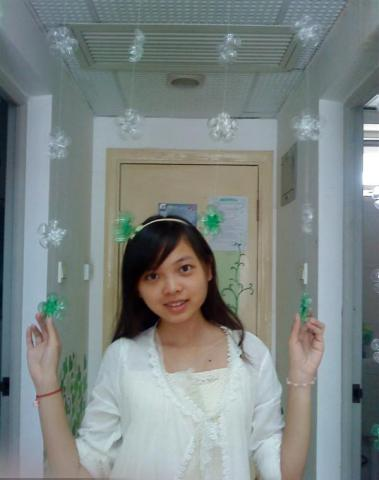
//> input picture feeds/dreambox_packages/OpenCV-sample/src/catty.jpg, 379 x 480 px
$ ./facedetect catty.jpg   (built with g++ and OpenCV 4)
//> lines starting //> are read from the running program, lines starting //| are printed output that depends on the picture; after the words box and inside, x2 and y2 are one past the last pixel; in counts of white or black regions, pixels touching at a corner belong together
#include <opencv2/objdetect/objdetect.hpp>
#include <opencv2/highgui/highgui.hpp>
#include <opencv2/imgproc/imgproc.hpp>

#include <iostream>
#include <stdio.h>

using namespace std;
using namespace cv;

void help()
{
    cout << "\nThis program demonstrates the haar cascade recognizer\n"
    		"this classifier can recognize many ~rigid objects, it's most known use is for faces.\n"
    	"Usage:\n"
    	"./facedetect [--cascade=<cascade_path> this is the primary trained classifier such as frontal face]\n"
        "   [--nested-cascade[=nested_cascade_path this an optional secondary classifier such as eyes]]\n"
        "   [--scale=<image scale greater or equal to 1, try 1.3 for example>\n"
        "   [filename|camera_index]\n\n"
    		"see facedetect.cmd for one call:\n"
    		"./facedetect --cascade=\"../../data/haarcascades/haarcascade_frontalface_alt.xml\" --nested-cascade=\"../../data/haarcascades/haarcascade_eye.xml\" --scale=1.3 \n"
    	"Hit any key to quit.\n"
    		"Using OpenCV version %s\n" << CV_VERSION << "\n"
    		<< endl;
}

void detectAndDraw( Mat& img,
                   CascadeClassifier& cascade, CascadeClassifier& nestedCascade,
                   double scale);

String cascadeName =
"./haarcascade_frontalface_alt.xml";
String nestedCascadeName =
"./haarcascade_eye_tree_eyeglasses.xml";

int main( int argc, const char** argv )
{
    CvCapture* capture = 0;
    Mat frame, frameCopy, image;
    const String scaleOpt = "--scale=";
    size_t scaleOptLen = scaleOpt.length();
    const String cascadeOpt = "--cascade=";
    size_t cascadeOptLen = cascadeOpt.length();
    const String nestedCascadeOpt = "--nested-cascade";
    size_t nestedCascadeOptLen = nestedCascadeOpt.length();
    String inputName;

    help();
    CascadeClassifier cascade, nestedCascade;
    double scale = 1;

    for( int i = 1; i < argc; i++ )
    {
    	cout << "Processing " << i << " " <<  argv[i] << endl;
        if( cascadeOpt.compare( 0, cascadeOptLen, argv[i], cascadeOptLen ) == 0 )
        {
            cascadeName.assign( argv[i] + cascadeOptLen );
            cout << "  from which we have cascadeName= " << cascadeName << endl;
        }
        else if( nestedCascadeOpt.compare( 0, nestedCascadeOptLen, argv[i], nestedCascadeOptLen ) == 0 )
        {
            if( argv[i][nestedCascadeOpt.length()] == '=' )
                nestedCascadeName.assign( argv[i] + nestedCascadeOpt.length() + 1 );
            if( !nestedCascade.load( nestedCascadeName ) )
                cerr << "WARNING: Could not load classifier cascade for nested objects" << endl;
        }
        else if( scaleOpt.compare( 0, scaleOptLen, argv[i], scaleOptLen ) == 0 )
        {
            if( !sscanf( argv[i] + scaleOpt.length(), "%lf", &scale ) || scale < 1 )
                scale = 1;
            cout << " from which we read scale = " << scale << endl;
        }
        else if( argv[i][0] == '-' )
        {
            cerr << "WARNING: Unknown option %s" << argv[i] << endl;
        }
        else
            inputName.assign( argv[i] );
    }

    if( !cascade.load( cascadeName ) )
    {
        cerr << "ERROR: Could not load classifier cascade" << endl;
        cerr << "Usage: facedetect [--cascade=<cascade_path>]\n"
            "   [--nested-cascade[=nested_cascade_path]]\n"
            "   [--scale[=<image scale>\n"
            "   [filename|camera_index]\n" << endl ;
        return -1;
    }

    if( inputName.empty() || (isdigit(inputName.c_str()[0]) && inputName.c_str()[1] == '\0') )
    {
        capture = cvCaptureFromCAM( inputName.empty() ? 0 : inputName.c_str()[0] - '0' );
        int c = inputName.empty() ? 0 : inputName.c_str()[0] - '0' ;
        if(!capture) cout << "Capture from CAM " <<  c << " didn't work" << endl;
    }
    else if( inputName.size() )
    {
        image = imread( inputName, 1 );
//> image is the input picture: 480 rows x 379 cols, CV_8UC3; mean B, G, R 132.3, 134.1, 125.5
        if( image.empty() )
        {
            capture = cvCaptureFromAVI( inputName.c_str() );
            if(!capture) cout << "Capture from AVI didn't work" << endl;
        }
   }
    else
    {
        image = imread( "catty.jpg", 1 );
        if(image.empty()) cout << "Couldn't read catty.jpg" << endl;
    }

    cvNamedWindow( "result", 1 );

    if( capture )
    {
    	cout << "In capture ..." << endl;
        for(;;)
        {
            IplImage* iplImg = cvQueryFrame( capture );
            frame = iplImg;
            if( frame.empty() )
                break;
            if( iplImg->origin == IPL_ORIGIN_TL )
                frame.copyTo( frameCopy );
            else
                flip( frame, frameCopy, 0 );

            detectAndDraw( frameCopy, cascade, nestedCascade, scale );

            if( waitKey( 10 ) >= 0 )
                goto _cleanup_;
        }

        waitKey(0);
_cleanup_:
        cvReleaseCapture( &capture );
    }
    else
    {
    	cout << "In image read" << endl;
        if( !image.empty() )
        {
            detectAndDraw( image, cascade, nestedCascade, scale );
            waitKey(0);
        }
        else if( !inputName.empty() )
        {
            /* assume it is a text file containing the
            list of the image filenames to be processed - one per line */
            FILE* f = fopen( inputName.c_str(), "rt" );
            if( f )
            {
                char buf[1000+1];
                while( fgets( buf, 1000, f ) )
                {
                    int len = (int)strlen(buf), c;
                    while( len > 0 && isspace(buf[len-1]) )
                        len--;
                    buf[len] = '\0';
                    cout << "file " << buf << endl;
                    image = imread( buf, 1 );
                    if( !image.empty() )
                    {
                        detectAndDraw( image, cascade, nestedCascade, scale );
                        c = waitKey(0);
                        if( c == 27 || c == 'q' || c == 'Q' )
                            break;
                    }
                    else
                    {
                    	cerr << "Aw snap, couldn't read image " << buf << endl;
                    }
                }
                fclose(f);
            }
        }
    }

    cvDestroyWindow("result");

    return 0;
}

void detectAndDraw( Mat& img,
                   CascadeClassifier& cascade, CascadeClassifier& nestedCascade,
                   double scale)
{
//> called with scale = 1
    int i = 0;
    double t = 0;
    vector<Rect> faces;
    const static Scalar colors[] =  { CV_RGB(0,0,255),
        CV_RGB(0,128,255),
        CV_RGB(0,255,255),
        CV_RGB(0,255,0),
        CV_RGB(255,128,0),
        CV_RGB(255,255,0),
        CV_RGB(255,0,0),
        CV_RGB(255,0,255)} ;
    Mat gray, smallImg( cvRound (img.rows/scale), cvRound(img.cols/scale), CV_8UC1 );

    cvtColor( img, gray, CV_BGR2GRAY );
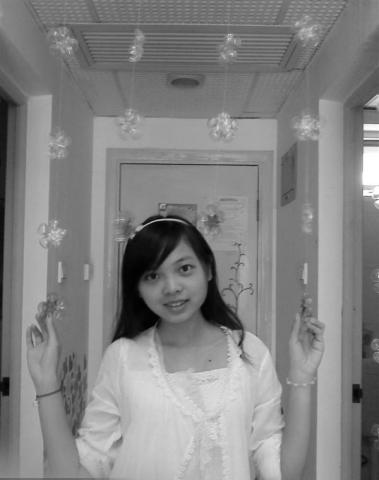
//> gray: 480 rows x 379 cols, CV_8UC1; min 0, max 255, mean 131.3
    resize( gray, smallImg, smallImg.size(), 0, 0, INTER_LINEAR );
    equalizeHist( smallImg, smallImg );
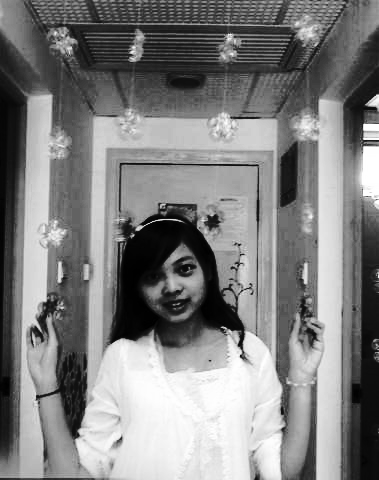
//> smallImg: 480 rows x 379 cols, CV_8UC1; min 0, max 255, mean 128.7

    t = (double)cvGetTickCount();
    cascade.detectMultiScale( smallImg, faces,
        1.1, 2, 0
        // |CV_HAAR_FIND_BIGGEST_OBJECT
        // |CV_HAAR_DO_ROUGH_SEARCH
        |CV_HAAR_SCALE_IMAGE
        ,
        Size(30, 30) );
//> faces = 1 Rect (x, y, width, height): [130, 238, 86, 86]
    t = (double)cvGetTickCount() - t;
    printf( "detection time = %g ms\n", t/((double)cvGetTickFrequency()*1000.) );
    for( vector<Rect>::const_iterator r = faces.begin(); r != faces.end(); r++, i++ )
    {
        Mat smallImgROI;
        vector<Rect> nestedObjects;
        Point center;
        Scalar color = colors[i%8];
        int radius;
        center.x = cvRound((r->x + r->width*0.5)*scale);
        center.y = cvRound((r->y + r->height*0.5)*scale);
        radius = cvRound((r->width + r->height)*0.25*scale);
        circle( img, center, radius, color, 3, 8, 0 );
        if( nestedCascade.empty() )
            continue;
        smallImgROI = smallImg(*r);
        nestedCascade.detectMultiScale( smallImgROI, nestedObjects,
            1.1, 2, 0
            // |CV_HAAR_FIND_BIGGEST_OBJECT
            // |CV_HAAR_DO_ROUGH_SEARCH
            // |CV_HAAR_DO_CANNY_PRUNING
            |CV_HAAR_SCALE_IMAGE
            ,
            Size(30, 30) );
        for( vector<Rect>::const_iterator nr = nestedObjects.begin(); nr != nestedObjects.end(); nr++ )
        {
            center.x = cvRound((r->x + nr->x + nr->width*0.5)*scale);
            center.y = cvRound((r->y + nr->y + nr->height*0.5)*scale);
            radius = cvRound((nr->width + nr->height)*0.25*scale);
            circle( img, center, radius, color, 3, 8, 0 );
        }
    }
//> this loop made 1 pass
//> radius on pass 1: 43
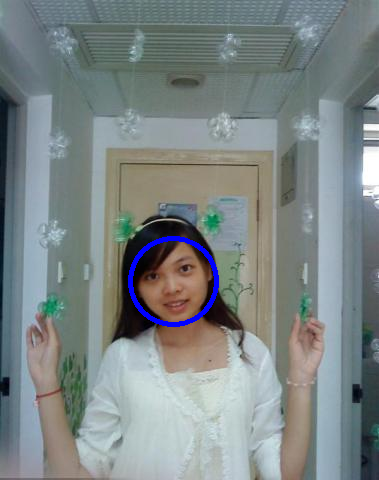
//> img: 480 rows x 379 cols, CV_8UC3; 0.75% of pixels changed, all inside (x1, y1, x2, y2) = (128, 236, 219, 327)
//> after the loop, i = 1
    cv::imshow( "result", img );
}
